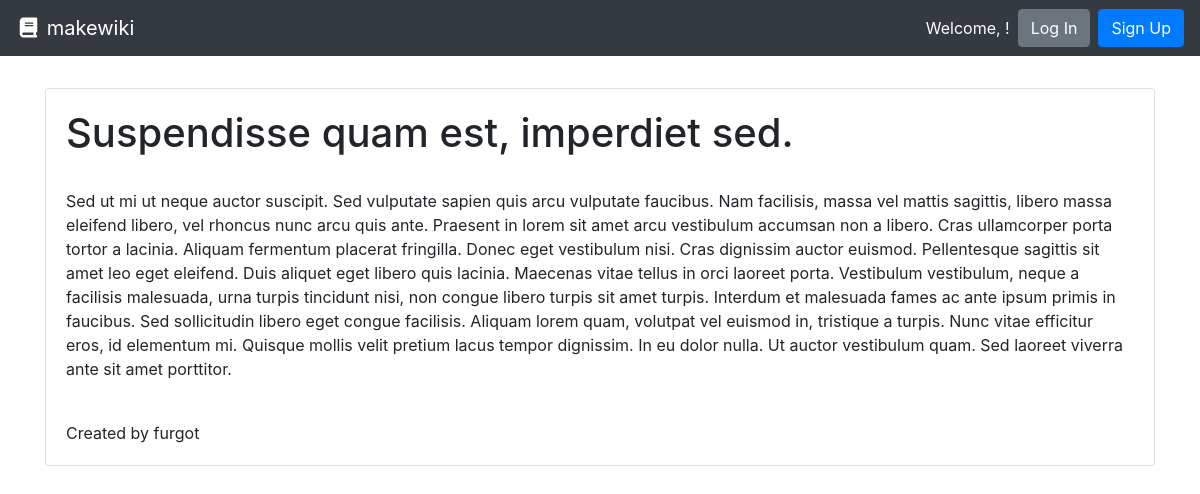
Screenshot of /blog/suspendisse-quam-est-imperdiet-sed/ with the database file from the repository.
### posts/models.py (models this page shows, shortened)
class Post(models.Model):
    title = models.CharField(max_length=settings.POST_TITLE_MAX_LENGTH, unique=True,
                             help_text="Title of your page.")
    author = models.ForeignKey(User, on_delete=models.PROTECT,
                               help_text="The user that posted this article.")
    slug = models.CharField(max_length=settings.POST_TITLE_MAX_LENGTH, blank=True, editable=False,
                            help_text="Unique URL path to access this page. Generated by the system.")
    content = models.TextField(
        help_text="Write the content of your page here.")
    created = models.DateTimeField(auto_now_add=True,
                                   help_text="The date and time this page was created. Automatically generated when the model saves.")
    modified = models.DateTimeField(auto_now=True,
                                    help_text="The date and time this page was updated. Automatically generated when the model updates.")
    picture = models.ImageField(blank=True, null=True, upload_to='images/')

### posts/views.py (the view)
# urls.py: path('blog/<str:slug>/', PostDetailView.as_view(), name='post-details-page'),
class PostDetailView(DetailView):
    model = Post
    def get(self, request, slug):
        try:
            post = Post.objects.get(slug=slug)
        except Post.DoesNotExist:
            raise Http404("Post doesn't exist")
        return render(request, 'blog/post.html', {'post' : post})

### posts/templates/blog/post.html
{% extends 'base.html' %}
{% block content %}
<div class="card">
    <div class="card-body">
        <h1>{{ post.title }}</h1>
        <br>
        <p>{{post.content}}</p>
        <br>
        <footer>Created by {{ post.author }}</footer>
    </div>
</div>
{% endblock %}

### rows the page displays
Post: title "Suspendisse quam est, imperdiet sed.", content "Sed ut mi ut neque auctor suscipit. Sed vulputate sapien quis arcu vulputate faucibus. Nam facilisis, massa vel mattis sagittis, libero massa eleifend libero, vel rhoncus nunc arcu quis ante. Praesent in lorem sit amet arcu vestibulum accumsan non a libero. Cras ullamcorper porta tortor a lacinia. Aliquam fermentum placerat fringilla. Donec eget vestibulum nisi. Cras dignissim auctor euismod. Pellentesque sagittis sit amet leo eget eleifend. Duis aliquet eget libero quis lacinia. Maecenas vitae tellus in orci laoreet porta. Vestibulum vestibulum, neque a facilisis malesuada, urna turpis tincidunt nisi, non congue libero turpis sit amet turpis. Interdum et malesuada fames ac ante ipsum…", author "furgot"
